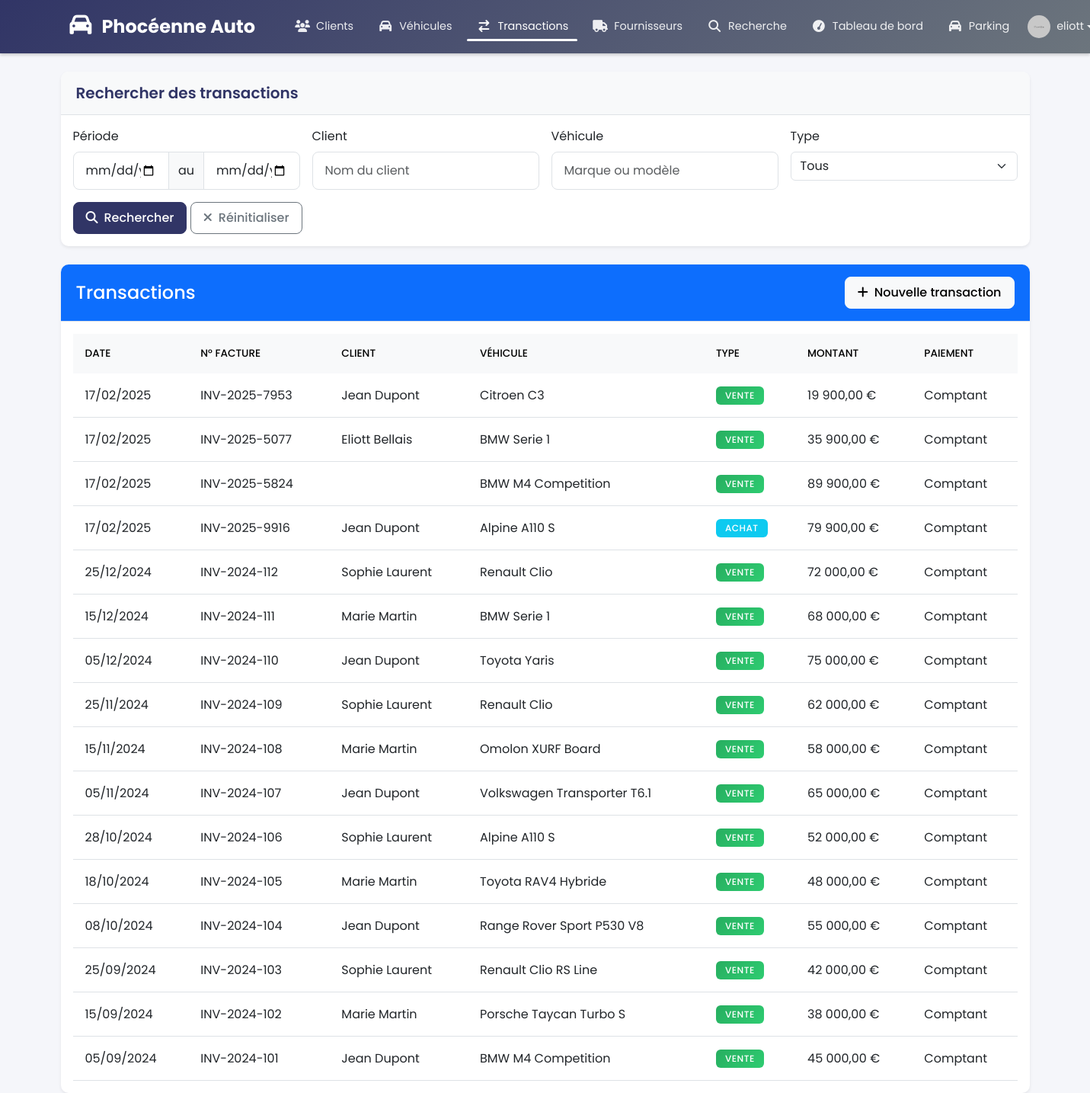
/transactions/index.php (signed in), run on the app's committed database.
### tables this page shows
CREATE TABLE IF NOT EXISTS `transactions` (
  `id` bigint UNSIGNED NOT NULL AUTO_INCREMENT,
  `customer_id` bigint UNSIGNED NOT NULL,
  `vehicle_id` bigint UNSIGNED NOT NULL,
  `user_id` bigint UNSIGNED NOT NULL,
  `transaction_type` varchar(20) NOT NULL COMMENT 'sale, purchase',
  `transaction_date` timestamp NULL DEFAULT CURRENT_TIMESTAMP,
  `price` decimal(10,2) NOT NULL,
  `payment_method` varchar(20) NOT NULL,
  `payment_type` varchar(20) NOT NULL COMMENT 'full, monthly',
  `invoice_number` varchar(50) NOT NULL,
  `notes` text,
  `status` varchar(20) DEFAULT 'completed',
   
  `brand` varchar(50) NOT NULL,
  `model` varchar(50) NOT NULL,
  `version` varchar(100) DEFAULT NULL,
  `year` int NOT NULL,
  `color` varchar(30) DEFAULT NULL,
  `fuel_type` varchar(20) DEFAULT NULL,
  `transmission` varchar(20) DEFAULT NULL,
  `mileage` int NOT NULL,
  `registration_number` varchar(20) DEFAULT NULL,
  `vin_number` varchar(17) DEFAULT NULL,
  `registration_date` date DEFAULT NULL,
  `options` text,
  `location` varchar(100) DEFAULT NULL,
   
  `installments` int DEFAULT NULL,
  `first_payment_date` date DEFAULT NULL,
  PRIMARY KEY (`id`),
  UNIQUE KEY `id` (`id`),
  UNIQUE KEY `invoice_number` (`invoice_number`),
  KEY `customer_id` (`customer_id`),
  KEY `vehicle_id` (`vehicle_id`),
  KEY `user_id` (`user_id`)
);

CREATE TABLE IF NOT EXISTS `customers` (
  `id` bigint UNSIGNED NOT NULL AUTO_INCREMENT,
  `first_name` varchar(50) NOT NULL,
  `last_name` varchar(50) NOT NULL,
  `email` varchar(100) DEFAULT NULL,
  `phone` varchar(20) DEFAULT NULL,
  `address` text,
  `postal_code` varchar(10) DEFAULT NULL,
  `city` varchar(50) DEFAULT NULL,
  `created_at` timestamp NULL DEFAULT CURRENT_TIMESTAMP,
  `updated_at` timestamp NULL DEFAULT CURRENT_TIMESTAMP,
  `is_active` tinyint(1) DEFAULT '1',
  PRIMARY KEY (`id`),
  UNIQUE KEY `id` (`id`),
  UNIQUE KEY `email` (`email`)
);

CREATE TABLE IF NOT EXISTS `vehicles` (
  `id` bigint UNSIGNED NOT NULL AUTO_INCREMENT,
  `brand` varchar(50) NOT NULL,
  `model` varchar(50) NOT NULL,
  `year` int NOT NULL,
  `mileage` int NOT NULL,
  `price` decimal(10,2) NOT NULL,
  `vehicle_condition` varchar(20) DEFAULT NULL,
  `color` varchar(30) DEFAULT NULL,
  `fuel_type` varchar(20) DEFAULT NULL,
  `transmission` varchar(20) DEFAULT NULL,
  `registration_number` varchar(20) DEFAULT NULL,
  `vin_number` varchar(17) DEFAULT NULL,
  `status` varchar(20) DEFAULT NULL,
  `created_at` timestamp NULL DEFAULT CURRENT_TIMESTAMP,
  `updated_at` timestamp NULL DEFAULT CURRENT_TIMESTAMP,
  `supplier_id` int DEFAULT NULL,
  `registration_date` date DEFAULT NULL,
  `options` text,
  `location` varchar(100) DEFAULT NULL,
  `version` varchar(100) DEFAULT NULL,
  PRIMARY KEY (`id`),
  UNIQUE KEY `id` (`id`),
  UNIQUE KEY `registration_number` (`registration_number`),
  UNIQUE KEY `vin_number` (`vin_number`)
);

### transactions/index.php (the view, shortened to what this page needs)
<?php
require_once '../includes/header.php';
$search = [
    'date_start' => $_GET['date_start'] ?? '',
    'date_end' => $_GET['date_end'] ?? '',
    'customer' => $_GET['customer'] ?? '',
    'vehicle' => $_GET['vehicle'] ?? '',
    'transaction_type' => $_GET['transaction_type'] ?? ''
];
try {
    $sql = "SELECT t.*,
            c.first_name as customer_first_name,
            c.last_name as customer_last_name,
            v.brand as vehicle_brand,
            v.model as vehicle_model,
            u.username as user_name
            FROM transactions t
            LEFT JOIN customers c ON t.customer_id = c.id
            LEFT JOIN vehicles v ON t.vehicle_id = v.id
            LEFT JOIN users u ON t.user_id = u.id
            WHERE 1=1";
    $params = [];
    $sql .= " ORDER BY t.transaction_date DESC";
    $stmt = $pdo->prepare($sql);
    $stmt->execute($params);
    $transactions = $stmt->fetchAll();
} catch (PDOException $e) {
    $_SESSION['error'] = "Erreur lors de la récupération des transactions: " . $e->getMessage();
}
?>
<div class="container mt-4">
    <div class="card mb-4 shadow-sm">
        <div class="card-header bg-light">
            <h5 class="mb-0">Rechercher des transactions</h5>
        </div>
        <div class="card-body">
            <form method="GET" class="row g-3">
                <div class="col-md-3">
                    <label class="form-label">Période</label>
                    <div class="input-group">
                        <input type="date" class="form-control" name="date_start" value="<?= htmlspecialchars($search['date_start']) ?>">
                        <span class="input-group-text">au</span>
                        <input type="date" class="form-control" name="date_end" value="<?= htmlspecialchars($search['date_end']) ?>">
                    </div>
                </div>
                <div class="col-md-3">
                    <label class="form-label">Client</label>
                    <input type="text" class="form-control" name="customer" placeholder="Nom du client"
                           value="<?= htmlspecialchars($search['customer']) ?>">
                </div>
                <div class="col-md-3">
                    <label class="form-label">Véhicule</label>
                    <input type="text" class="form-control" name="vehicle" placeholder="Marque ou modèle"
                           value="<?= htmlspecialchars($search['vehicle']) ?>">
                </div>
                <div class="col-md-3">
                    <label class="form-label">Type</label>
                    <select class="form-select" name="transaction_type">
                        <option value="">Tous</option>
                    </select>
                </div>
                <div class="col-12">
                    <button type="submit" class="btn btn-primary">
                        <i class="fa fa-search me-2"></i>Rechercher
                    </button>
                    <a href="/transactions/" class="btn btn-outline-secondary">
                        <i class="fa fa-times me-2"></i>Réinitialiser
                    </a>
                </div>
            </form>
        </div>
    </div>
    <div class="card shadow-sm">
        <div class="card-header bg-primary text-white d-flex justify-content-between align-items-center">
            <h4 class="mb-0">Transactions</h4>
            <a href="/transactions/add.php" class="btn btn-light">
                <i class="fa fa-plus me-2"></i>Nouvelle transaction
            </a>
        </div>
        <div class="card-body">
            <div class="table-responsive">
                <table class="table table-hover">
                    <thead>
                        <tr>
                            <th style="color:black">Date</th>
                            <th style="color:black">N° Facture</th>
                            <th style="color:black">Client</th>
                            <th style="color:black">Véhicule</th>
                            <th style="color:black">Type</th>
                            <th style="color:black">Montant</th>
                            <th style="color:black">Paiement</th>
                        </tr>
                    </thead>
                    <tbody>
                        <?php foreach ($transactions as $transaction): ?>
                            <tr onclick="window.location='/transactions/view.php?id=<?= $transaction['id'] ?>'"
                                style="cursor: pointer">
                                <td><?= date('d/m/Y', strtotime($transaction['transaction_date'])) ?></td>
                                <td><?= htmlspecialchars($transaction['invoice_number']) ?></td>
                                <td><?= htmlspecialchars($transaction['customer_first_name'] . ' ' . $transaction['customer_last_name']) ?></td>
                                <td><?= htmlspecialchars($transaction['vehicle_brand'] . ' ' . $transaction['vehicle_model']) ?></td>
                                <td>
                                    <span class="badge bg-<?= $transaction['transaction_type'] === 'sale' ? 'success' : 'info' ?>">
                                        <?= $transaction['transaction_type'] === 'sale' ? 'Vente' : 'Achat' ?>
                                    </span>
                                </td>
                                <td><?= number_format($transaction['price'], 2, ',', ' ') ?> €</td>
                                <td><?= $transaction['payment_type'] === 'monthly' ? 'Mensuel' : 'Comptant' ?></td>
                            </tr>
                        <?php endforeach; ?>
                    </tbody>
                </table>
            </div>
        </div>
    </div>
</div>
<?php require_once '../includes/footer.php'; ?>

### assets/css/style.css (style rules this page uses)
:root { --primary-color: rgb(49, 53, 102); --primary-light: rgba(49, 53, 102, 0.1); --secondary-color: #6c757d; --success-color: #28a745; --warning-color: #ffc107; --danger-color: #dc3545; --light-gray: #f8f9fa; --border-color: #dee2e6; --shadow-sm: 0 2px 4px rgba(0,0,0,.05); --shadow-md: 0 4px 6px rgba(0,0,0,.1); --transition: all 0.3s ease; }
body { font-family: 'Poppins', sans-serif; background-color: #f5f6fa; }
.card { border: none; border-radius: 10px; box-shadow: var(--shadow-sm); transition: var(--transition); }
.card-header { background-color: white; border-bottom: 1px solid var(--border-color); border-radius: 10px 10px 0 0 !important; padding: 1rem 1.25rem; }
.card-header h5 { margin: 0; color: var(--primary-color); font-weight: 600; }
.table { margin-bottom: 0; }
.table thead th { background-color: var(--light-gray); border-bottom: 2px solid var(--border-color); color: var(--primary-color); font-weight: 600; text-transform: uppercase; font-size: 0.85rem; }
.table tbody tr { transition: var(--transition); }
.btn { border-radius: 8px; padding: 0.5rem 1rem; font-weight: 500; transition: var(--transition); }
.btn-primary { background-color: var(--primary-color); border-color: var(--primary-color); }
.form-control { border-radius: 8px; border: 1px solid var(--border-color); padding: 0.75rem 1rem; }
.badge { padding: 0.5em 0.75em; border-radius: 6px; font-weight: 500; }
.table thead { background: linear-gradient(135deg, var(--primary-color), var(--secondary-color)); }
.table thead th { color: white; font-weight: 500; padding: 1rem; border: none; white-space: nowrap; }
.table td { vertical-align: middle; padding: 1rem; }
.badge { padding: 0.5em 1em; font-weight: 500; text-transform: uppercase; letter-spacing: 0.5px; font-size: 0.75rem; }
.badge.bg-success { background: linear-gradient(135deg, #27ae60, #2ecc71) !important; }

### includes/header.php (style rules this page uses)
body { overflow-x: hidden; width: 100%; }

### data on the page
transactions: transaction_date "17/02/2025", invoice_number "INV-2025-7953", customer.last_name "Jean Dupont", vehicle.model "Citroen C3", transaction_type "VENTE", price "19 900,00", payment_type "Comptant"
transactions: transaction_date "17/02/2025", invoice_number "INV-2025-5077", customer.last_name "Eliott Bellais", vehicle.model "BMW Serie 1", transaction_type "VENTE", price "35 900,00", payment_type "Comptant"
transactions: transaction_date "17/02/2025", invoice_number "INV-2025-5824", vehicle.model "BMW M4 Competition", transaction_type "VENTE", price "89 900,00", payment_type "Comptant"
transactions: transaction_date "17/02/2025", invoice_number "INV-2025-9916", customer.last_name "Jean Dupont", vehicle.model "Alpine A110 S", transaction_type "ACHAT", price "79 900,00", payment_type "Comptant"
transactions: transaction_date "25/12/2024", invoice_number "INV-2024-112", customer.last_name "Sophie Laurent", vehicle.model "Renault Clio", transaction_type "VENTE", price "72 000,00", payment_type "Comptant"
transactions: transaction_date "15/12/2024", invoice_number "INV-2024-111", customer.last_name "Marie Martin", vehicle.model "BMW Serie 1", transaction_type "VENTE", price "68 000,00", payment_type "Comptant"
transactions: transaction_date "05/12/2024", invoice_number "INV-2024-110", customer.last_name "Jean Dupont", vehicle.model "Toyota Yaris", transaction_type "VENTE", price "75 000,00", payment_type "Comptant"
transactions: transaction_date "25/11/2024", invoice_number "INV-2024-109", customer.last_name "Sophie Laurent", vehicle.model "Renault Clio", transaction_type "VENTE", price "62 000,00", payment_type "Comptant"
transactions: transaction_date "15/11/2024", invoice_number "INV-2024-108", customer.last_name "Marie Martin", vehicle.model "Omolon XURF Board", transaction_type "VENTE", price "58 000,00", payment_type "Comptant"
transactions: transaction_date "05/11/2024", invoice_number "INV-2024-107", customer.last_name "Jean Dupont", vehicle.model "Volkswagen Transporter T6.1", transaction_type "VENTE", price "65 000,00", payment_type "Comptant"
transactions: transaction_date "28/10/2024", invoice_number "INV-2024-106", customer.last_name "Sophie Laurent", vehicle.model "Alpine A110 S", transaction_type "VENTE", price "52 000,00", payment_type "Comptant"
transactions: transaction_date "18/10/2024", invoice_number "INV-2024-105", customer.last_name "Marie Martin", vehicle.model "Toyota RAV4 Hybride", transaction_type "VENTE", price "48 000,00", payment_type "Comptant"
transactions: transaction_date "08/10/2024", invoice_number "INV-2024-104", customer.last_name "Jean Dupont", vehicle.model "Range Rover Sport P530 V8", transaction_type "VENTE", price "55 000,00", payment_type "Comptant"
transactions: transaction_date "25/09/2024", invoice_number "INV-2024-103", customer.last_name "Sophie Laurent", vehicle.model "Renault Clio RS Line", transaction_type "VENTE", price "42 000,00", payment_type "Comptant"
transactions: transaction_date "15/09/2024", invoice_number "INV-2024-102", customer.last_name "Marie Martin", vehicle.model "Porsche Taycan Turbo S", transaction_type "VENTE", price "38 000,00", payment_type "Comptant"
transactions: transaction_date "05/09/2024", invoice_number "INV-2024-101", customer.last_name "Jean Dupont", vehicle.model "BMW M4 Competition", transaction_type "VENTE", price "45 000,00", payment_type "Comptant"

### other printed values
$_SESSION['username'] "eliott"
